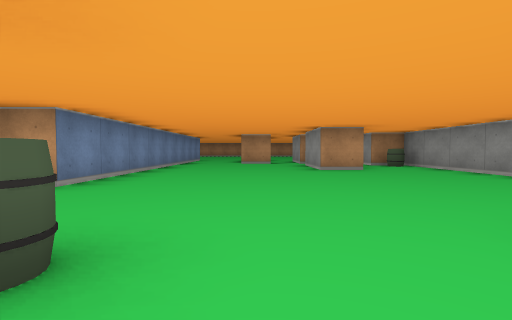
View 1 (above)

24 first-person views from a walk through a cub3D maze. The camera is about half as high as the walls, tilts 2° down and sees 85° across. The floor is counted in squares. Each view is taken from the middle of a square. On the plan, view 1 faces up. The plan holds only what a view shows up to about 9 squares ahead; the rest is blank.

View 2
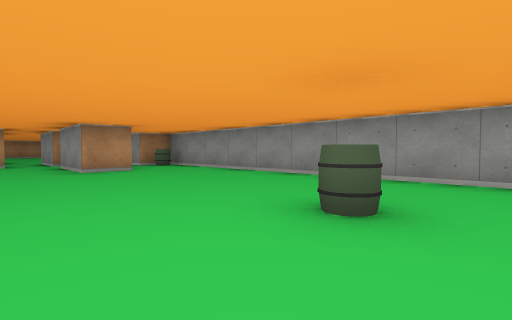

View 3
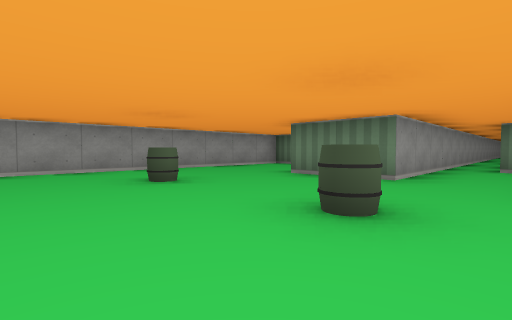

View 4
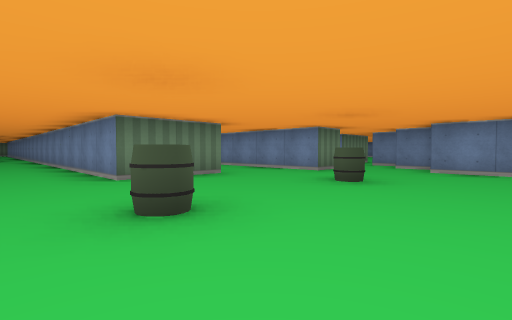

View 5
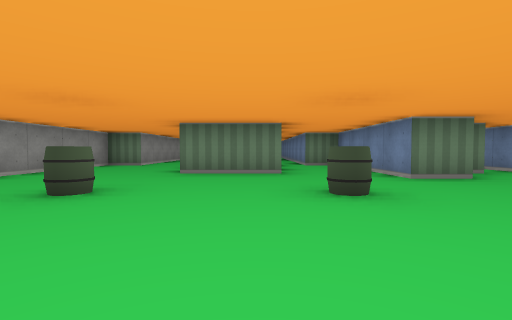

View 6
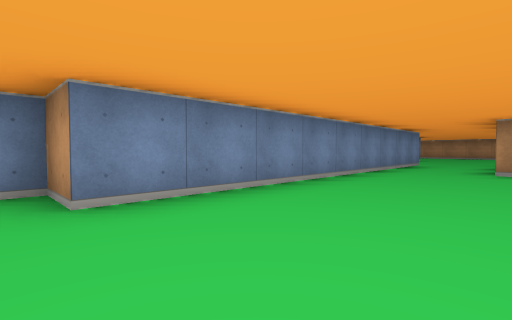

View 7
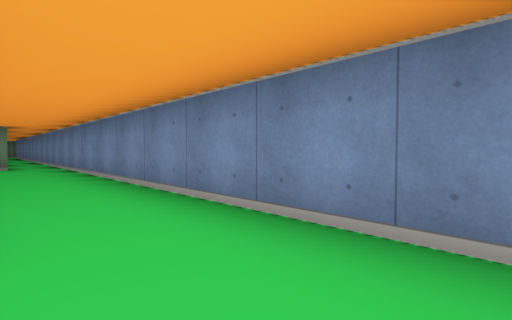

View 8
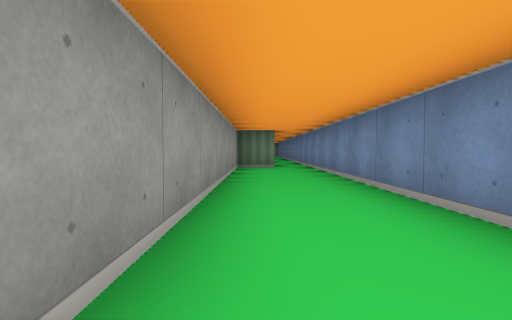

View 9
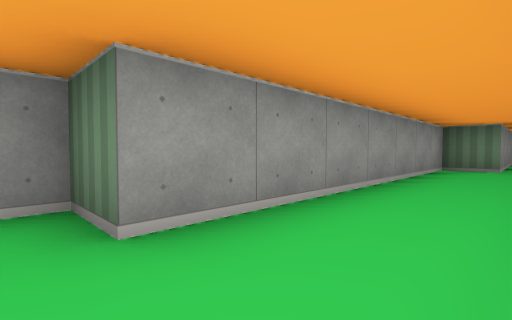

View 10
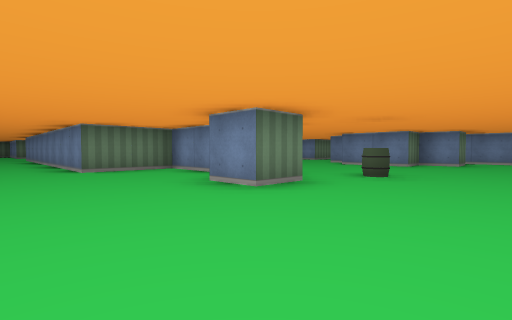

View 11
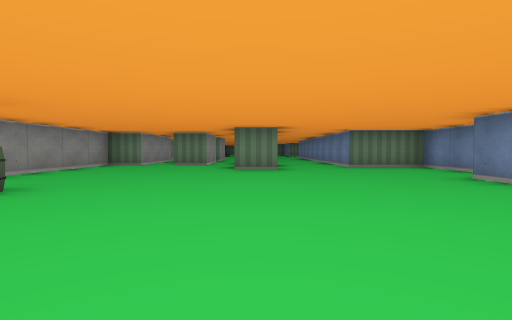

View 12
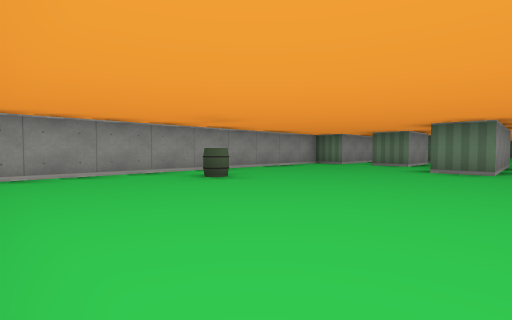

View 13
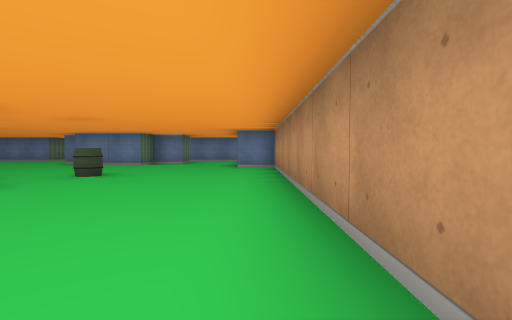

View 14
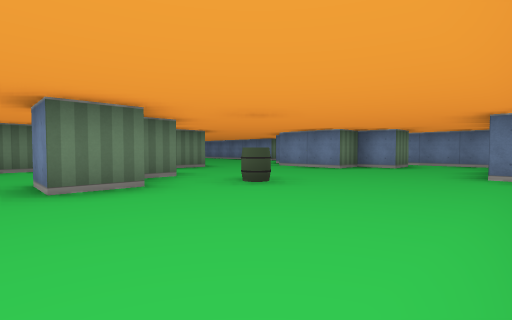

View 15
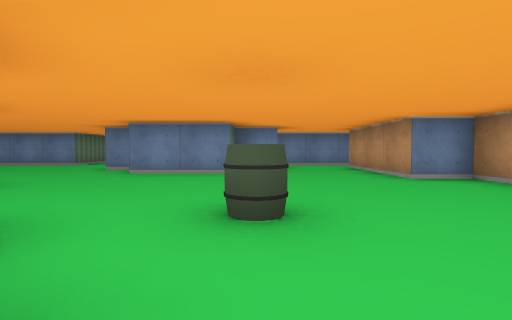

View 16
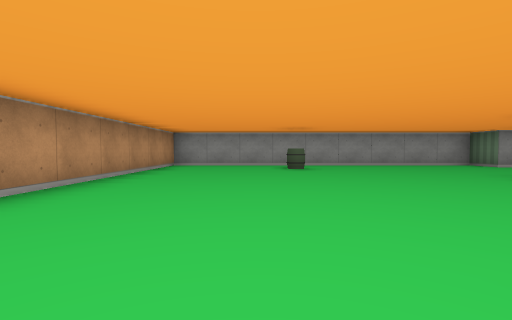

View 17
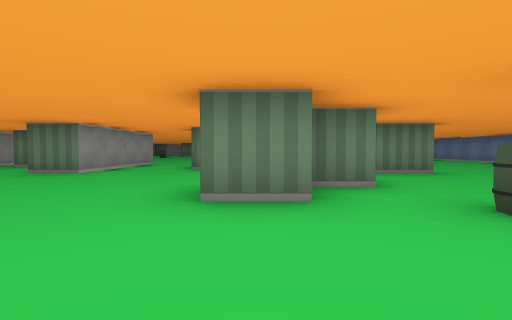

View 18
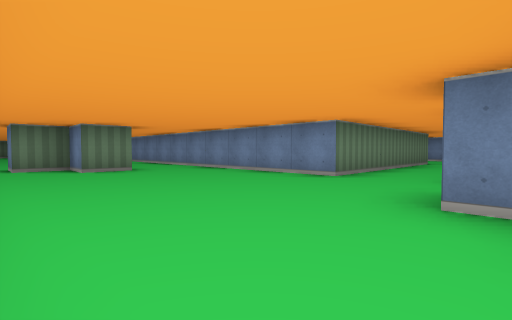

View 19
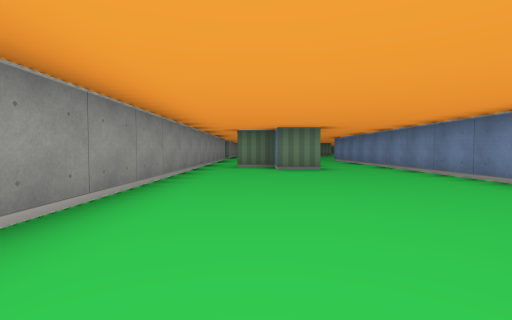

View 20
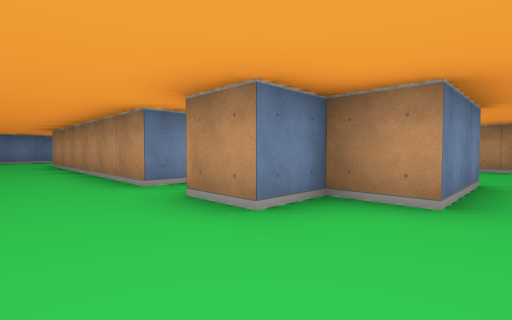

View 21
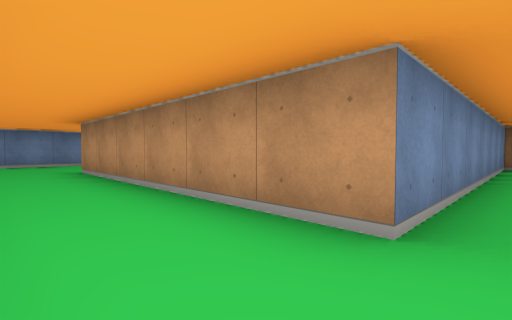

View 22
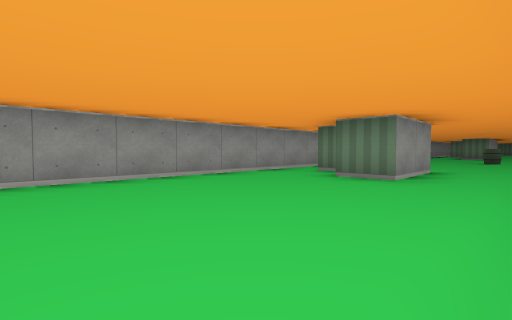

View 23
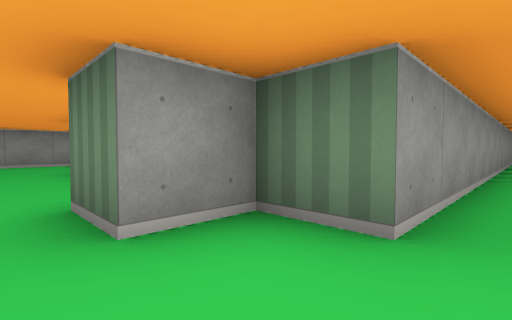

View 24
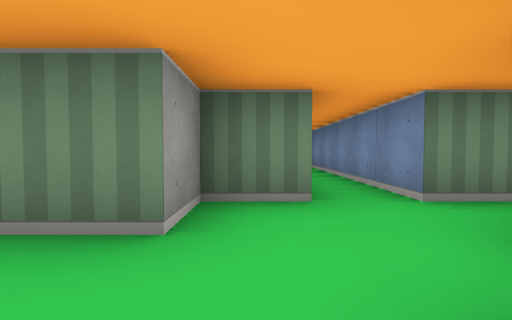

### Floor plan
Points are (right, up) in squares from view 1. A wall is a line through its corners. A room is listed if a view was taken in it or the views show most of it. See-through windows are left out.
Room 1 (views 1, 2, 3, 4, 5, 6, 7, 8, 9, 23, 24)
walls: (-4.5, 1.4) (-4.5, 0.5); (-5.5, 0.2) (-5.5, -0.5); (-6.4, -1.5) (-5.5, -1.5) (-5.5, -6.5); (-0.5, -8.2) (-0.5, -1.5) (1.5, -1.5) (1.5, -14.2); (2.6, 6.5) (1.5, 6.5) (1.5, 8.5); (0.6, 9.5) (-0.5, 9.5); (-2.5, 9.5) (-2.5, 3.5) (-3.5, 3.5) (-3.5, 1.5); (-4.5, -11.2) (-4.5, -1.5) (-3.5, -1.5) (-3.5, -0.5) (-2.5, -0.5) (-2.5, -4.5) (-1.5, -4.5) (-1.5, -5); (2.5, -15.2) (2.5, -11.5) (3.5, -11.5) (3.5, -4.5) (4.5, -4.5) (4.5, 8.5) (3.5, 8.5)
ways out: opening at (-1.5, 10) to room 2; opening at (1, 10.5) to room 2; opening at (-6, -1); opening at (3, 7.5)
objects: barrel (-1, 1); barrel (2, 1); barrel (4, 8)
Room 2 (views 10, 11, 12, 13, 14, 15, 16, 17, 18, 19)
walls: (-4.6, 16.5) (-3.5, 16.5) (-3.5, 15.5); (-4.5, 14.2) (-4.5, 12.5) (-2.5, 12.5) (-2.5, 9.5); (-5.6, 15.5) (-4.6, 15.5); (-7.6, 13.5) (-6.2, 13.5); (-0.5, 9.5) (-0.5, 13.5) (0.5, 13.5); (1.5, 9.5) (1.5, 11.5) (2.5, 11.5); (3.5, 11.5) (4.5, 11.5) (4.5, 20.5) (-8.5, 20.5) (-8.5, 19.5) (-11.5, 19.5); (-11.5, 17.5) (-10.5, 17.5) (-10.5, 16.5) (-9.5, 16.5) (-9.5, 14.5) (-10.5, 14.5) (-10.5, 13.5); (-12.5, 20.5) (-12.5, 13.5)
ways out: opening at (-1.5, 10) to room 1; opening at (1, 10.5) to room 1; opening at (-9.8, 14) to room 3; opening at (3, 10.5)
objects: barrel (-6, 17); barrel (3, 17)
Room 3 (views 20, 21, 22)
walls: (-12.5, 13.5) (-18.5, 13.5); (-10.5, 13.5) (-11.5, 13.5); (-10.5, 5.5) (-10.5, 7.5) (-9.5, 7.5) (-9.5, 6.5) (-8.5, 6.5) (-8.5, 5.5); (-18.2, 11.5) (-12.5, 11.5) (-12.5, 5); (-7.5, 4.9) (-7.5, 12.4)
ways out: opening at (-9.8, 14) to room 2; opening at (-18.5, 12.5); opening at (-11.5, 6.5); opening at (-8, 6)

Where each view was taken, in squares from view 1:
view 1: 0 up, 0 right, facing up
view 2: 0 up, 0 right, facing up-right
view 3: 3 up, 2 left, facing down-right
view 4: 3 up, 3 right, facing down-left
view 5: 4 up, 0 right, facing down
view 6: 3 up, 0 right, facing up-left
view 7: 3 down, 3 right, facing down-left
view 8: 4 down, 3 right, facing down
view 9: 4 down, 2 right, facing down-right
view 10: 19 up, 1 left, facing down-left
view 11: 20 up, 0 right, facing down
view 12: 20 up, 1 left, facing down-right
view 13: 20 up, 1 left, facing left
view 14: 20 up, 3 left, facing down-left
view 15: 17 up, 4 left, facing left
view 16: 18 up, 4 left, facing right
view 17: 19 up, 4 left, facing down
view 18: 14 up, 8 left, facing down-left
view 19: 14 up, 9 left, facing down
view 20: 12 up, 9 left, facing up-left
view 21: 12 up, 12 left, facing up-left
view 22: 12 up, 12 left, facing down-right
view 23: 0 up, 5 left, facing down-right
view 24: 1 up, 4 left, facing down
